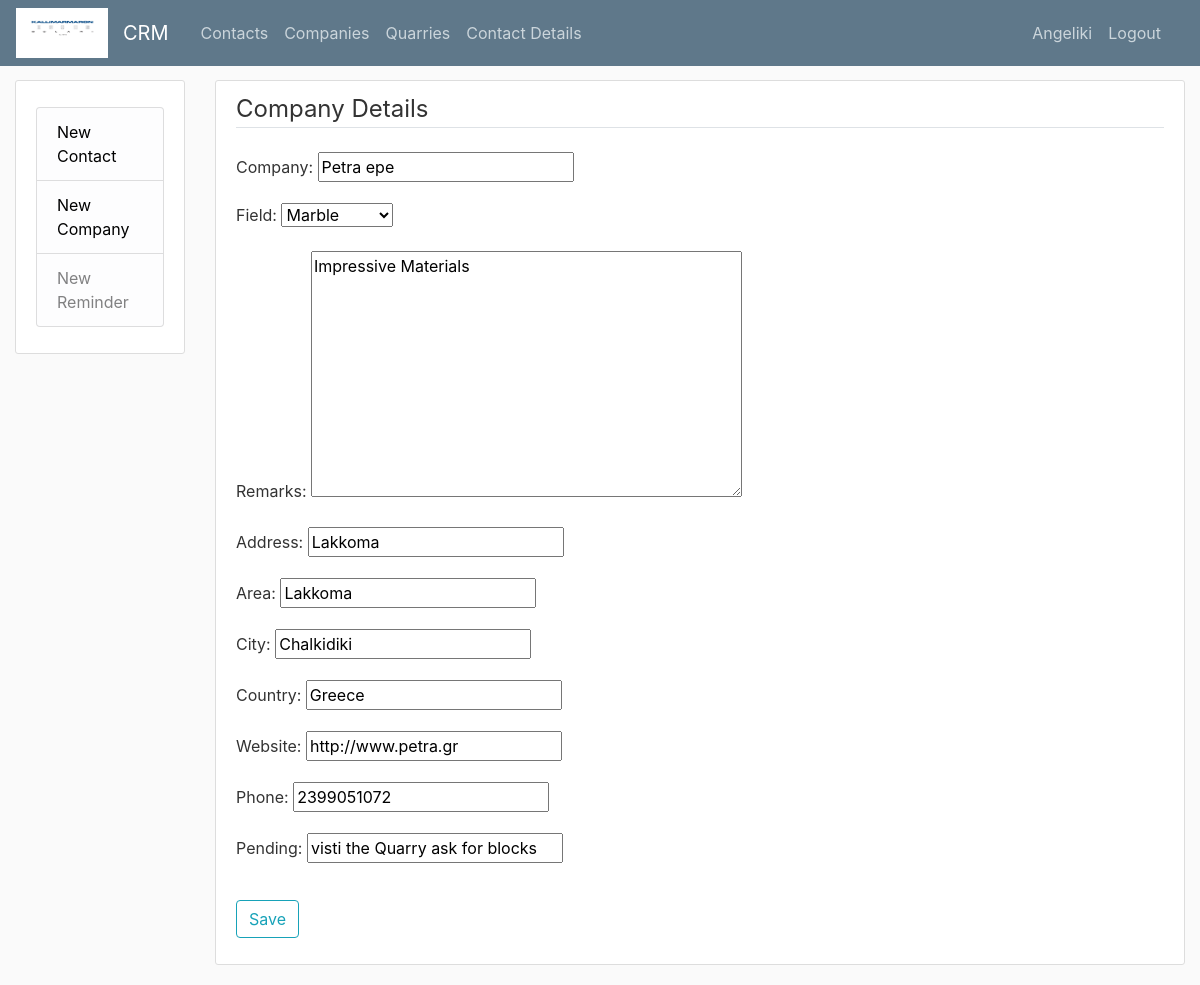
Page /company/2/update/ (signed in) on the committed database.
### crm/models.py (models this page shows, shortened)
class Company(models.Model):
     ARCHITECT = 'AR'
     COMMERCE = 'CM'
     CONSTRUCTOR = 'CN'
     DESIGNER = 'DE'
     LANDSCAPE = 'LS'
     MARBLE = 'MA'
     FIELD = [
        (ARCHITECT, 'Architect'),
        (COMMERCE, 'Commerce'),
        (CONSTRUCTOR, 'Constructor'),
        (DESIGNER, 'Designer'),
        (LANDSCAPE, 'Landscape'),
        (MARBLE, 'Marble'),
     ]
     company = models.CharField(max_length=50)
     field = models.CharField(max_length=2, choices=FIELD, default=MARBLE,)
     remarks = models.TextField(blank=True)
     address = models.CharField(max_length=50, blank=True)
     area =  models.CharField(max_length=50, blank=True)
     city =  models.CharField(max_length=20, blank=True)
     country = models.CharField(max_length=20)
     website = models.URLField(blank=True)
     phone = models.IntegerField(blank=True)
     pending = models.CharField(max_length=100, blank=True)

### crm/views.py (the view)
# urls.py: path('company/<int:pk>/update/', CompanyUpdateView.as_view(), name='company-update'),
class CompanyUpdateView(LoginRequiredMixin, UpdateView):
    model = Company
    fields = ['company', 'field', 'remarks', 'address','area','city','country', 'website', 'phone', 'pending']

### crm/templates/crm/company_form.html (shortened to what this page needs)
{% extends "crm/base.html"%}
{% block content %}
    <div class="content-section">
        <form method="POST">
            <fieldset class="form-group">
                <legend class="border-bottom mb-4">Company Details</legend>
                {{ form.as_p }}
            </fieldset>
            <div class="form-group">
                <button class="btn btn-outline-info" type="submit">Save</button>
            </div>
        </form>
    </div>
{% endblock content %}

### crm/templates/crm/base.html (shortened to what this page needs)
{% load static %}
<!DOCTYPE html>
<html lang="en">
<head>
    <link href="https://maxcdn.bootstrapcdn.com/bootstrap/4.0.0/css/bootstrap.min.css" rel="stylesheet">
    <link href="{% static 'crm/main.css' %}" rel="stylesheet" type="text/css">
</head>
<body>
    <header class="site-header">
        <nav class="navbar navbar-expand-md navbar-dark bg-steel fixed-top">
          <img alt="kallimarmaro_Logo" height="50" src="{% static 'crm/logo.jpg' %}" width="100">
            <div class="container">
                <a class="navbar-brand mr-4" href="{% url 'crm-contact' %}">CRM</a>
                <div class="collapse navbar-collapse" id="navbarToggle">
                    <div class="navbar-nav mr-auto">
                        <a class="nav-item nav-link" href="{% url 'crm-contact' %}">Contacts</a>
                        <a class="nav-item nav-link" href="{% url 'crm-company' %}">Companies</a>
                        <a class="nav-item nav-link" href="{% url 'crm-quarry' %}">Quarries</a>
                        <a class="nav-item nav-link" href="{% url 'crm-person' %}">Contact Details</a>
                    </div>
                    <div class="navbar-nav">
                        {% if user.is_authenticated %}
                        <div class="nav-item nav-link"> {{ user.username.capitalize }}  </div>
                         <a class="nav-item nav-link" href="{% url 'logout' %}">Logout</a>
                        {% else %}
                        <a class="nav-item nav-link" href="{% url 'login' %}">Login</a>
                        {% endif %}
                    </div>
                </div>
            </div>
        </nav>
    </header>
    <main class="container" id="content" role="main">
        <div class="row">
            <div class="col-md-2">
                <div class="content-section">
                    <p>
                        <ul class="list-group">
                            <li class="list-group-item list-group-item-light"><a class="link-black" href="{% url 'contact-create' %}">New Contact</a></li>
                            <li class="list-group-item list-group-item-light"><a class="link-black" href="{% url 'company-create' %}">New Company</a></li>
                            <li class="list-group-item list-group-item-light">New Reminder</li>
                        </ul>
                    </p>
                </div>
            </div>
            <div class="col-md-10">
              {% block content %}{% endblock %}
            </div>
      </div>
    </main>
</body>
</html>

### crm/static/crm/main.css (style rules this page uses)
body { background: #fafafa; color: #333333; margin-top: 5rem; }
ul { margin: 0; }
.bg-steel { background-color: #5f788a; }
.site-header .navbar-nav .nav-link { color: #cbd5db; }
.content-section { background: #ffffff; padding: 10px 20px; border: 1px solid #dddddd; border-radius: 3px; margin-bottom: 20px; }
.link-black { color: black; }
#content { max-width:100%; }

### rows in the picture
Company: company "Petra epe", field "Marble", remarks "Impressive Materials", address "Lakkoma", area "Lakkoma", city "Chalkidiki", country "Greece", website "http://www.petra.gr", phone "2399051072", pending "visti the Quarry ask for blocks"

### other values in the picture
{{ user.username.capitalize }} "Angeliki"
